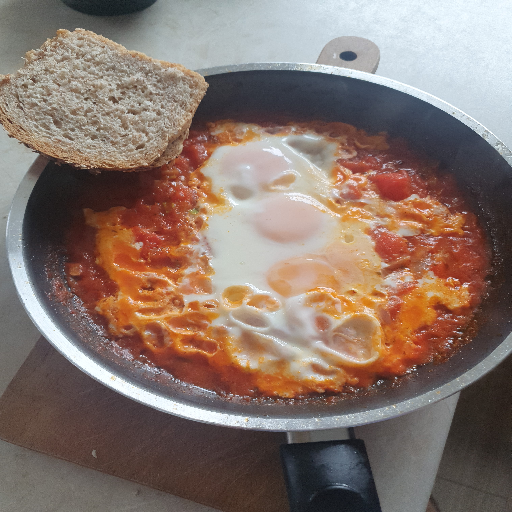
%> input picture Matlab(projekty,lab) uczelniane/POC/3/szak.png, 512 x 512 px
$ octave test.m   (GNU Octave 9; MATLAB toolbox functions it lacks are replaced by stand-ins)
%> lines starting %> are read from the running program, lines starting %| are printed output that depends on the picture
%> further down, obraz is the input picture: size 512x512x3 uint8; mean R, G, B 135.8, 117, 107.9
%> `obrazh=rgb2hsv(obraz);`: obrazh: size 512x512x3 double; mean H, S, V 0.27, 0.265, 0.55
### Matlab(projekty,lab) uczelniane/POC/3/kwantyzacjaHSV.m
function B = kwantyzacjaHSV(hsv,h,s,v)
%> called with h = 10, s = 5, v = 5

B = hsv;
hsv(:, :, 1) = (hsv(:, :, 1)*360);
%> hsv: size 512x512x3 double; mean H, S, V 97.3, 0.3, 0.5
hsv(:, :, 2:3) = (hsv(:, :, 2:3)*255);
%> hsv: size 512x512x3 double; mean H, S, V 97.3, 67.7, 140.2
if (h==10)
      for i=1:512
          for j=1:512
              if(B(i,j,2)==0)
                  B(i, j, 1) = hsv(i, j, 1);
                  B(i, j, 2) = hsv(i, j, 2);
                  B(i, j, 3) = (floor(hsv(i, j, 3)/ceil(255/6)))*(255/6) + (255/6/2);

              else
                  B(i, j, 1) = (floor(hsv(i, j, 1)/ceil(360/h)))*(360/h) + (360/h/2);
                  B(i, j, 2) = (floor(hsv(i, j, 2)/ceil(255/s)))*(255/s) + (255/s/2);
                  B(i, j, 3) = (floor(hsv(i, j, 3)/ceil(255/v)))*(255/v) + (255/v/2);
              end
          end
      end
%> B: size 512x512x3 double; mean H, S, V 97.2, 69.9, 139.9
else
        B(:, :, 1) = (floor(hsv(:, :, 1)/ceil(360/h)))*(360/h) + (360/h/2);
        B(:, :, 2) = (floor(hsv(:, :, 2)/ceil(255/s)))*(255/s) + (255/s/2);
        B(:, :, 3) = (floor(hsv(:, :, 3)/ceil(255/v)))*(255/v) + (255/v/2);

end
        B(:, :, 1) = B(:, :, 1)/360;
%> B: size 512x512x3 double; mean H, S, V 0.3, 69.9, 139.9
        B(:, :, 2:3) = B(:, :, 2:3)/255;
%> B: size 512x512x3 double; mean H, S, V 0.27, 0.274, 0.548
end

### Matlab(projekty,lab) uczelniane/POC/3/test.m
obraz=imread('szak.png');
obrazh=rgb2hsv(obraz);
marcinh=kwantyzacjaHSV(obrazh,10,5,5);
marcin=hsv2rgb(marcinh);
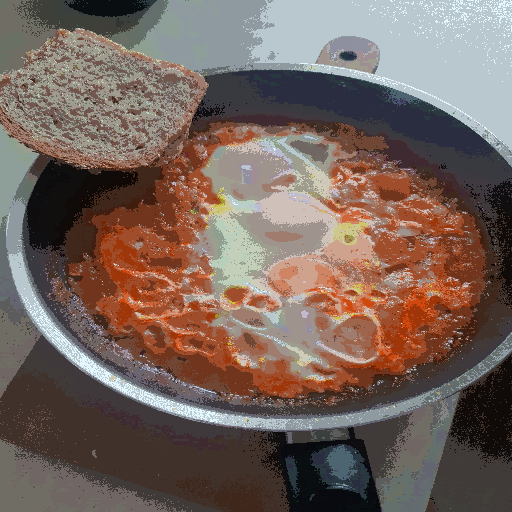
%> marcin: size 512x512x3 double; mean R, G, B 0.527, 0.454, 0.42; drawn with min black and max white
imshow(marcin);
imwrite(marcin,'szakhsv10x5.png','png');
marcin=uint8(marcin);
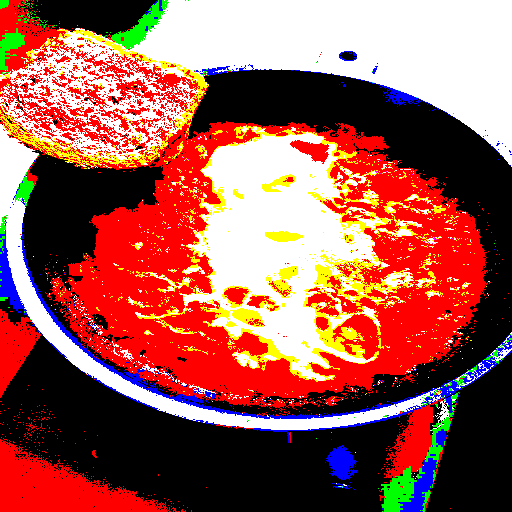
%> marcin: size 512x512x3 uint8; mean R, G, B 0.618, 0.357, 0.319; drawn with 1 as white
